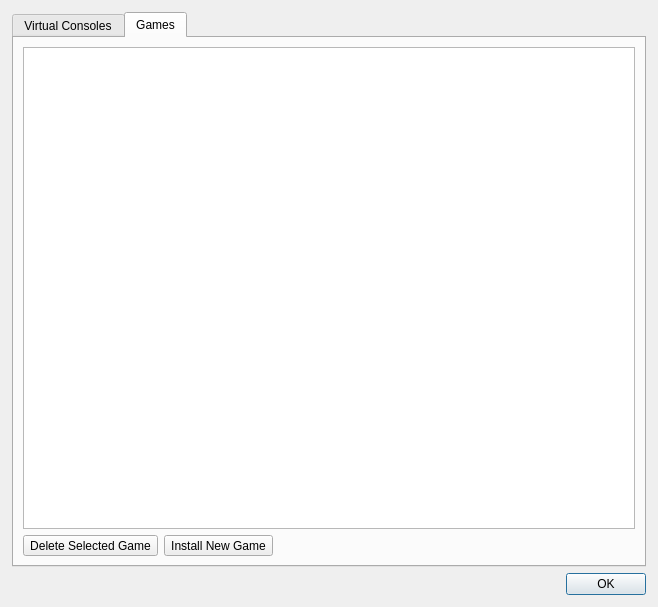
<?xml version="1.0" encoding="UTF-8"?>
<ui version="4.0">
 <class>ar::gui::manager_dialog</class>
 <widget class="QDialog" name="ar::gui::manager_dialog">
  <property name="geometry">
   <rect>
    <x>0</x>
    <y>0</y>
    <width>658</width>
    <height>607</height>
   </rect>
  </property>
  <property name="windowTitle">
   <string>Virtual Consoles &amp; Games Manager</string>
  </property>
  <property name="windowIcon">
   <iconset resource="../../../resources/resources.qrc">
    <normaloff>:/appicon.ico</normaloff>:/appicon.ico</iconset>
  </property>
  <layout class="QVBoxLayout" name="verticalLayout">
   <property name="leftMargin">
    <number>12</number>
   </property>
   <property name="topMargin">
    <number>12</number>
   </property>
   <property name="rightMargin">
    <number>12</number>
   </property>
   <property name="bottomMargin">
    <number>12</number>
   </property>
   <item>
    <widget class="QTabWidget" name="tabWidget">
     <property name="currentIndex">
      <number>1</number>
     </property>
     <widget class="QWidget" name="vcs_tab">
      <attribute name="title">
       <string>Virtual Consoles</string>
      </attribute>
      <layout class="QVBoxLayout" name="verticalLayout_3">
       <item>
        <widget class="QListWidget" name="vcs_list"/>
       </item>
       <item>
        <layout class="QHBoxLayout" name="horizontalLayout_2">
         <item>
          <widget class="QToolButton" name="delete_selected_vc_button">
           <property name="text">
            <string>Delete Selected Virtual Console</string>
           </property>
           <property name="icon">
            <iconset resource="../../../resources/resources.qrc">
             <normaloff>:/delete.png</normaloff>:/delete.png</iconset>
           </property>
           <property name="toolButtonStyle">
            <enum>Qt::ToolButtonTextBesideIcon</enum>
           </property>
          </widget>
         </item>
         <item>
          <widget class="QToolButton" name="install_new_vc_button">
           <property name="text">
            <string>Install New Virutal Console</string>
           </property>
           <property name="icon">
            <iconset resource="../../../resources/resources.qrc">
             <normaloff>:/install.png</normaloff>:/install.png</iconset>
           </property>
           <property name="toolButtonStyle">
            <enum>Qt::ToolButtonTextBesideIcon</enum>
           </property>
          </widget>
         </item>
         <item>
          <spacer name="horizontalSpacer_2">
           <property name="orientation">
            <enum>Qt::Horizontal</enum>
           </property>
           <property name="sizeHint" stdset="0">
            <size>
             <width>40</width>
             <height>20</height>
            </size>
           </property>
          </spacer>
         </item>
        </layout>
       </item>
      </layout>
     </widget>
     <widget class="QWidget" name="games_tab">
      <attribute name="title">
       <string>Games</string>
      </attribute>
      <layout class="QVBoxLayout" name="verticalLayout_2">
       <item>
        <widget class="QListWidget" name="games_list"/>
       </item>
       <item>
        <layout class="QHBoxLayout" name="horizontalLayout">
         <item>
          <widget class="QToolButton" name="delete_selected_game_button">
           <property name="text">
            <string>Delete Selected Game</string>
           </property>
           <property name="icon">
            <iconset resource="../../../resources/resources.qrc">
             <normaloff>:/delete.png</normaloff>:/delete.png</iconset>
           </property>
           <property name="toolButtonStyle">
            <enum>Qt::ToolButtonTextBesideIcon</enum>
           </property>
          </widget>
         </item>
         <item>
          <widget class="QToolButton" name="install_new_game_button">
           <property name="text">
            <string>Install New Game</string>
           </property>
           <property name="icon">
            <iconset resource="../../../resources/resources.qrc">
             <normaloff>:/install.png</normaloff>:/install.png</iconset>
           </property>
           <property name="iconSize">
            <size>
             <width>16</width>
             <height>16</height>
            </size>
           </property>
           <property name="toolButtonStyle">
            <enum>Qt::ToolButtonTextBesideIcon</enum>
           </property>
          </widget>
         </item>
         <item>
          <spacer name="horizontalSpacer">
           <property name="orientation">
            <enum>Qt::Horizontal</enum>
           </property>
           <property name="sizeHint" stdset="0">
            <size>
             <width>40</width>
             <height>20</height>
            </size>
           </property>
          </spacer>
         </item>
        </layout>
       </item>
      </layout>
     </widget>
    </widget>
   </item>
   <item>
    <widget class="QDialogButtonBox" name="buttonBox">
     <property name="orientation">
      <enum>Qt::Horizontal</enum>
     </property>
     <property name="standardButtons">
      <set>QDialogButtonBox::Ok</set>
     </property>
    </widget>
   </item>
  </layout>
 </widget>
 <resources>
  <include location="../../../resources/resources.qrc"/>
 </resources>
 <connections>
  <connection>
   <sender>buttonBox</sender>
   <signal>accepted()</signal>
   <receiver>ar::gui::manager_dialog</receiver>
   <slot>accept()</slot>
   <hints>
    <hint type="sourcelabel">
     <x>248</x>
     <y>254</y>
    </hint>
    <hint type="destinationlabel">
     <x>157</x>
     <y>274</y>
    </hint>
   </hints>
  </connection>
  <connection>
   <sender>buttonBox</sender>
   <signal>rejected()</signal>
   <receiver>ar::gui::manager_dialog</receiver>
   <slot>reject()</slot>
   <hints>
    <hint type="sourcelabel">
     <x>316</x>
     <y>260</y>
    </hint>
    <hint type="destinationlabel">
     <x>286</x>
     <y>274</y>
    </hint>
   </hints>
  </connection>
 </connections>
</ui>
